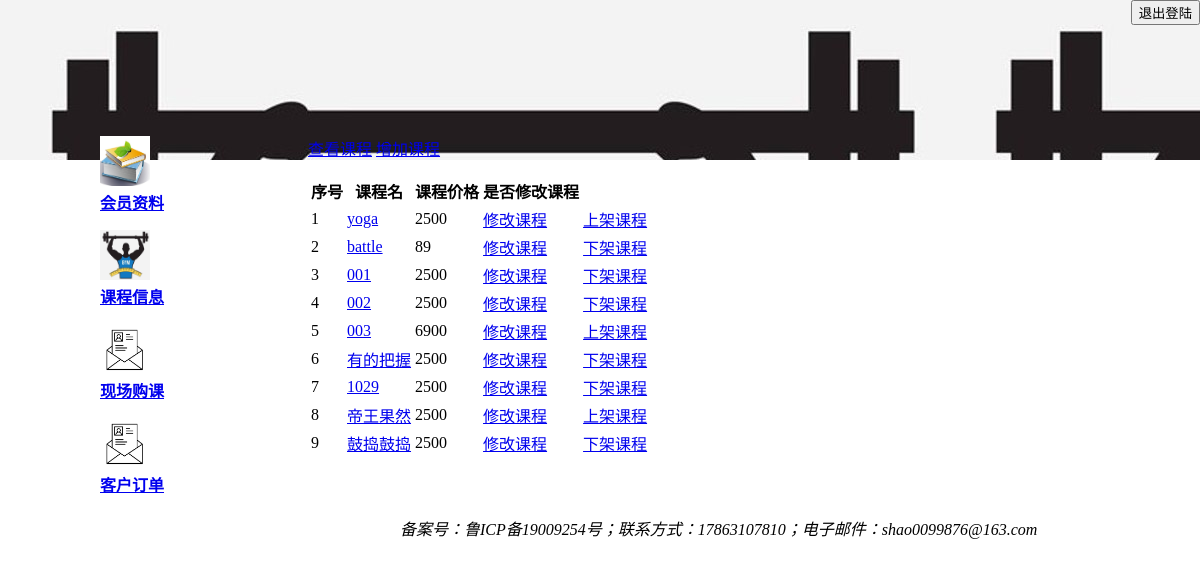
Page /course/view/ (signed in) on the committed database.
### Database/models.py (models this page shows, shortened)
class Course(models.Model):  # 课程信息
    coursename = models.CharField(primary_key=True, max_length=20)  # 课程名
    courseintroduction = models.CharField(max_length=100, default="")  # 课程介绍
    courseprice = models.IntegerField(default=0)  # 课程价格
    course_flag = models.BooleanField(default=True)  # 标记课程是否在使用

### Course/views.py (the view)
# urls.py: path('',viewCourse),
def viewCourse(request):  # 查看课程信息
    sessionManager = SessionManager(request)
    if sessionManager.isAdministrator(): #如果是管理员登陆
        courses = Course.objects.all()  # 查询全部课程信息
        Authority = 'Admin'
    else: #如果是客户登陆
        courses = Course.objects.filter(course_flag=True)  # 查询在使用的课程信息
        Authority = 'Customer'
    return render(request, 'coursemessageUI.html', {'order': courses, 'Authority': Authority})

### Database/models.py (called while the page is built)
    def isAdministrator(self):
        if self.authoritySignal:
            return True
        else:
            return False

### Tools/SessionManager.py (called while the page is built)
    def isAdministrator(self):
        username=self.session.get("Username",default=None)
        if username is not None:
            user=Customer.objects.get(username=username)
            return user.isAdministrator()
        return False

### Course/templates/coursemessageUI.html (shortened to what this page needs)
{% extends 'logedbase.html' %}
{% block content2 %}
{% if Authority == 'Admin' %}
    <p><a href="/course/view/">查看课程</a> <a href="/course/add/">增加课程</a></p>
{% elif Authority == 'Customer' %}
<p>所有课程</p>
{% endif%}
{% if order %}
    <table>
        <tr>
            <th>序号</th>
            <th>课程名</th>
            <th>课程价格</th>
            {% if Authority == 'Admin' %}
            <th>是否修改课程</th>
            {% endif %}
        </tr>
         {% for i in order %}
        <tr>
            <td>{{ forloop.counter }}</td>
            <td><a href="/course/view/{{i.coursename}}/">{{ i.coursename }}</a> </td>
            <td>{{ i.courseprice }}</td>
            {% if Authority == 'Admin' %}
            <td><a href="/course/modify/{{i.coursename}}/">修改课程</a> </td>
            {% if i.course_flag == True %}
            <td><a href="/course/delete/{{i.coursename}}/">下架课程</a> </td>
            {% else %}
            <td><a href="/course/restore/{{i.coursename}}/">上架课程</a> </td>
            {% endif %}
            {% endif %}
        </tr>
        {% endfor %}
    </table>
{% endif %}
{% endblock %}

### rows in the picture
Course: coursename "yoga", courseprice "2500"
Course: coursename "battle", courseprice "89"
Course: coursename "001", courseprice "2500"
Course: coursename "002", courseprice "2500"
Course: coursename "003", courseprice "6900"
Course: coursename "有的把握", courseprice "2500"
Course: coursename "1029", courseprice "2500"
Course: coursename "帝王果然", courseprice "2500"
Course: coursename "鼓捣鼓捣", courseprice "2500"
